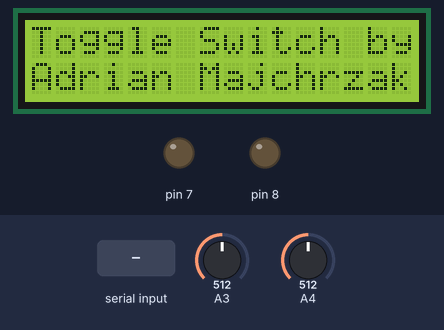
Recording of a sketch running on a simulated Arduino Uno, built with avr-gcc and run on an emulated ATmega328P. On the bench: 16×2 character LCD, output pins drawn as LEDs (lit = HIGH). The inputs (shaded band) are chosen by the test bench; at power-on: A3 = 512, A4 = 512. What the sketch prints to the serial monitor is not drawn.

Above: at 1.2 s.
1.3 s: "1" received over Serial
At 1.9 s:
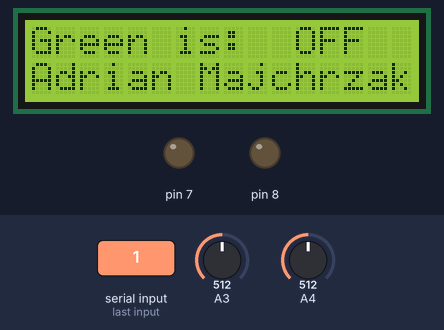
2.8 s: "2" received over Serial
At 4.0 s:
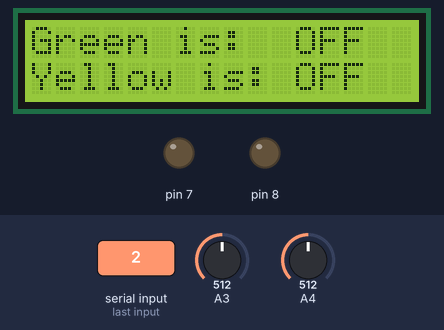
Timing chart, 0 to 5.8 s (numbered marks = the images above; inputs shaded):
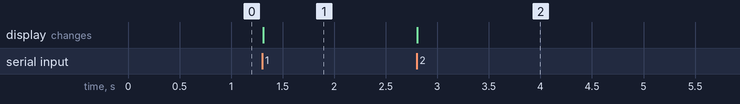

Measured:
- after the input at 1.3 s, the display: changes at once (image 1)
- after the input at 2.8 s, the display: changes at once (image 2)

The sketch:

ToggleSwitchWithLCD.ino
```cpp
///////////////////////////////////
//
// Author: Adrian Majchrzak
// http://viewmax.eu
// Toggle button - Arduino tutorial, reading states from analog ports.
// Check my website for schematic. Use serial monitor and type 1 or 2
// for enable LED's or the same keys for disable LED's. Also the same
// information you should see on LCD 16x2 HD44780
//
// Date: 2015.08.02
//
///////////////////////////////////
#include <LiquidCrystal.h>

LiquidCrystal lcd(12, 11, 5, 4, 3, 2);
int yellow, green;

void setup()
{
  pinMode(7,OUTPUT);
  pinMode(8,OUTPUT);

  lcd.begin(16, 2);
  lcd.setCursor(0,0);
  lcd.write("Toggle Switch by");
  lcd.setCursor(0,1);
  lcd.write("Adrian Majchrzak");
  Serial.begin(9600);
}

void loop()
{
  yellow = analogRead(A3); // yellow LED
  green  = analogRead(A4); // green LED
  lcd.display();

  switch(Serial.read())
  {
    case 49: //keyboard key code for button "1"
    {
      if (green == 0)
      {
        digitalWrite(7,HIGH);
        Serial.println("Green LED is: ON");
        lcd.setCursor(0,0);
        lcd.write("Green is:  ON    ");
      }
      else
      {
        digitalWrite(7,LOW);
        Serial.println("Green LED is: OFF");
        lcd.setCursor(0,0);
        lcd.write("Green is:  OFF   ");
      }
      break;
    }
    case 50: //keyboard key code for button "2"
    {
      if (yellow == 0)
      {
        digitalWrite(8,HIGH);
        lcd.setCursor(0,1);
        lcd.write("Yellow is: ON    ");
        Serial.println("Yellow LED is: ON");
      }
      else
      {
        digitalWrite(8,LOW);
        lcd.setCursor(0,1);
        lcd.write("Yellow is: OFF   ");
        Serial.println("Yellow LED is: OFF");
      }
      break;
    }
  }
  delay(10);
}
```
